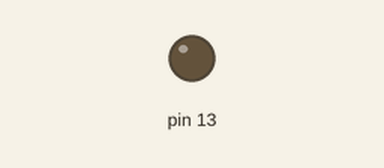
Simulated run of this sketch. Board: Arduino Uno, built with avr-gcc and run on an emulated ATmega328P. Parts: output pins drawn as LEDs (lit = HIGH).

Above: at 0.03 s.
At 2.8 s:
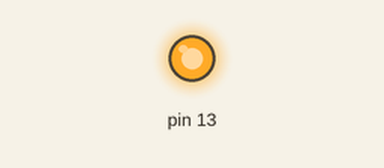
Timing chart, 0 to 3.1 s (numbered marks = the images above):
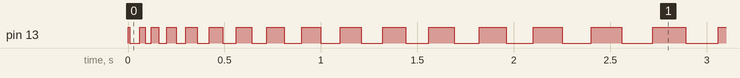

The sketch:

task4_2.ino
```cpp
int delayVariable = 0;
void setup(){
	pinMode(13, OUTPUT);
}
void loop(){
	digitalWrite(13, HIGH);
	delay(delayVariable);
	digitalWrite(13, LOW);
	delay(delayVariable);
	delayVariable+=10;
	if(delayVariable==2000){
		delayVariable=0;
	}
}
```

Measured:
- by itself, pin 13: repeats every 0.08 s: LOW 0.05 s, HIGH 0.03 s
